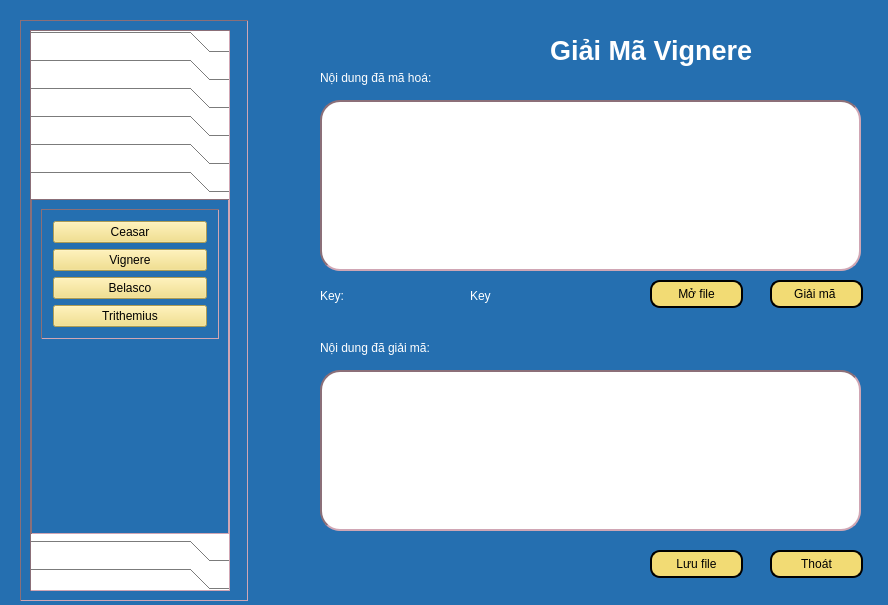
<?xml version="1.0" encoding="UTF-8"?>
<ui version="4.0">
 <class>Dialog</class>
 <widget class="QDialog" name="Dialog">
  <property name="geometry">
   <rect>
    <x>0</x>
    <y>0</y>
    <width>888</width>
    <height>605</height>
   </rect>
  </property>
  <property name="windowTitle">
   <string>Dialog</string>
  </property>
  <property name="styleSheet">
   <string notr="true">background-color:rgb(37, 111, 176);
color:white;</string>
  </property>
  <widget class="QPushButton" name="btnSaveFile">
   <property name="geometry">
    <rect>
     <x>650</x>
     <y>550</y>
     <width>93</width>
     <height>28</height>
    </rect>
   </property>
   <property name="styleSheet">
    <string notr="true">background-color: rgb(242, 219, 116);
border-radius: 10px;
border: 2px solid black;
color:black;</string>
   </property>
   <property name="text">
    <string>Lưu file</string>
   </property>
   <property name="icon">
    <iconset>
     <normaloff>../Icon/icons8-save-file-64.png</normaloff>../Icon/icons8-save-file-64.png</iconset>
   </property>
  </widget>
  <widget class="QLabel" name="label_4">
   <property name="geometry">
    <rect>
     <x>320</x>
     <y>340</y>
     <width>181</width>
     <height>16</height>
    </rect>
   </property>
   <property name="text">
    <string>Nội dung đã giải mã:</string>
   </property>
  </widget>
  <widget class="QPushButton" name="btnOpenFile">
   <property name="geometry">
    <rect>
     <x>650</x>
     <y>280</y>
     <width>93</width>
     <height>28</height>
    </rect>
   </property>
   <property name="styleSheet">
    <string notr="true">background-color: rgb(242, 219, 116);
border-radius: 10px;
border: 2px solid black;
color:black;</string>
   </property>
   <property name="text">
    <string>Mở file</string>
   </property>
   <property name="icon">
    <iconset>
     <normaloff>../Icon/icons8-open-file-40.png</normaloff>../Icon/icons8-open-file-40.png</iconset>
   </property>
  </widget>
  <widget class="QLabel" name="label_2">
   <property name="geometry">
    <rect>
     <x>320</x>
     <y>70</y>
     <width>181</width>
     <height>16</height>
    </rect>
   </property>
   <property name="text">
    <string>Nội dung đã mã hoá:</string>
   </property>
  </widget>
  <widget class="QLabel" name="label_3">
   <property name="geometry">
    <rect>
     <x>320</x>
     <y>280</y>
     <width>131</width>
     <height>31</height>
    </rect>
   </property>
   <property name="text">
    <string>Key:</string>
   </property>
  </widget>
  <widget class="QPushButton" name="btnGiaiMa">
   <property name="geometry">
    <rect>
     <x>770</x>
     <y>280</y>
     <width>93</width>
     <height>28</height>
    </rect>
   </property>
   <property name="styleSheet">
    <string notr="true">background-color: rgb(242, 219, 116);
border-radius: 10px;
border: 2px solid black;
color:black;</string>
   </property>
   <property name="text">
    <string>Giải mã </string>
   </property>
   <property name="icon">
    <iconset>
     <normaloff>../Icon/icons8-encode-32.png</normaloff>../Icon/icons8-encode-32.png</iconset>
   </property>
  </widget>
  <widget class="QLabel" name="label">
   <property name="geometry">
    <rect>
     <x>550</x>
     <y>10</y>
     <width>281</width>
     <height>81</height>
    </rect>
   </property>
   <property name="font">
    <font>
     <pointsize>20</pointsize>
     <weight>75</weight>
     <bold>true</bold>
    </font>
   </property>
   <property name="text">
    <string>Giải Mã Vignere</string>
   </property>
  </widget>
  <widget class="QTextEdit" name="txtVanBanGoc">
   <property name="geometry">
    <rect>
     <x>320</x>
     <y>370</y>
     <width>541</width>
     <height>161</height>
    </rect>
   </property>
   <property name="styleSheet">
    <string notr="true">background-color: white;
border: 2px inset #8b6f78;
border-radius:20px;
color:black;</string>
   </property>
  </widget>
  <widget class="QTextEdit" name="txtCiphertext">
   <property name="geometry">
    <rect>
     <x>320</x>
     <y>100</y>
     <width>541</width>
     <height>171</height>
    </rect>
   </property>
   <property name="styleSheet">
    <string notr="true">background-color: white;
border: 2px inset #8b6f78;
border-radius:20px;
color:black;</string>
   </property>
  </widget>
  <widget class="QLabel" name="txtKey">
   <property name="geometry">
    <rect>
     <x>470</x>
     <y>280</y>
     <width>31</width>
     <height>31</height>
    </rect>
   </property>
   <property name="styleSheet">
    <string notr="true"/>
   </property>
   <property name="text">
    <string>Key</string>
   </property>
  </widget>
  <widget class="QPushButton" name="btnClose">
   <property name="geometry">
    <rect>
     <x>770</x>
     <y>550</y>
     <width>93</width>
     <height>28</height>
    </rect>
   </property>
   <property name="styleSheet">
    <string notr="true">background-color: rgb(242, 219, 116);
border-radius: 10px;
border: 2px solid black;
color:black;</string>
   </property>
   <property name="text">
    <string>Thoát</string>
   </property>
   <property name="icon">
    <iconset>
     <normaloff>../Icon/icons8-exit-50.png</normaloff>../Icon/icons8-exit-50.png</iconset>
   </property>
  </widget>
  <widget class="QFrame" name="frame">
   <property name="geometry">
    <rect>
     <x>20</x>
     <y>20</y>
     <width>228</width>
     <height>581</height>
    </rect>
   </property>
   <property name="styleSheet">
    <string notr="true">QFrame {
  border-width: 1px;
  border: 1px inset #8b6f78;
}</string>
   </property>
   <property name="frameShape">
    <enum>QFrame::StyledPanel</enum>
   </property>
   <property name="frameShadow">
    <enum>QFrame::Raised</enum>
   </property>
   <layout class="QVBoxLayout" name="verticalLayout_8">
    <item>
     <widget class="QToolBox" name="toolBox">
      <property name="enabled">
       <bool>true</bool>
      </property>
      <property name="sizePolicy">
       <sizepolicy hsizetype="Preferred" vsizetype="Preferred">
        <horstretch>0</horstretch>
        <verstretch>0</verstretch>
       </sizepolicy>
      </property>
      <property name="maximumSize">
       <size>
        <width>200</width>
        <height>16777215</height>
       </size>
      </property>
      <property name="layoutDirection">
       <enum>Qt::LeftToRight</enum>
      </property>
      <property name="styleSheet">
       <string notr="true">QPushButton {
  background-color: #FFC4D0;
}
QToolBox {
 background-color: #FFFFFF;;
  color: #EEEEEE;
}</string>
      </property>
      <property name="currentIndex">
       <number>5</number>
      </property>
      <widget class="QWidget" name="page">
       <property name="geometry">
        <rect>
         <x>0</x>
         <y>0</y>
         <width>196</width>
         <height>387</height>
        </rect>
       </property>
       <attribute name="label">
        <string>Mã hóa chuyển vị</string>
       </attribute>
       <layout class="QVBoxLayout" name="verticalLayout_3">
        <item alignment="Qt::AlignTop">
         <widget class="QFrame" name="frame_6">
          <property name="frameShape">
           <enum>QFrame::StyledPanel</enum>
          </property>
          <property name="frameShadow">
           <enum>QFrame::Raised</enum>
          </property>
          <layout class="QVBoxLayout" name="verticalLayout_5">
           <property name="leftMargin">
            <number>11</number>
           </property>
           <property name="topMargin">
            <number>11</number>
           </property>
           <property name="rightMargin">
            <number>11</number>
           </property>
           <property name="bottomMargin">
            <number>11</number>
           </property>
           <item>
            <widget class="QPushButton" name="actionHai_dong_MaHoa">
             <property name="styleSheet">
              <string notr="true">background-color: rgb(242, 219, 116);
color:black;</string>
             </property>
             <property name="text">
              <string>Chuyển vị hai dòng</string>
             </property>
            </widget>
           </item>
           <item>
            <widget class="QPushButton" name="actionNhieu_dong_MaHoa">
             <property name="styleSheet">
              <string notr="true">background-color: rgb(242, 219, 116);
color:black;</string>
             </property>
             <property name="text">
              <string>Chuyển vị nhiều dòng</string>
             </property>
            </widget>
           </item>
          </layout>
         </widget>
        </item>
       </layout>
      </widget>
      <widget class="QWidget" name="page_2">
       <property name="geometry">
        <rect>
         <x>0</x>
         <y>0</y>
         <width>196</width>
         <height>387</height>
        </rect>
       </property>
       <attribute name="label">
        <string>Mã hóa thay thế</string>
       </attribute>
       <layout class="QVBoxLayout" name="verticalLayout_4">
        <item alignment="Qt::AlignTop">
         <widget class="QFrame" name="frame_10">
          <property name="frameShape">
           <enum>QFrame::StyledPanel</enum>
          </property>
          <property name="frameShadow">
           <enum>QFrame::Raised</enum>
          </property>
          <layout class="QVBoxLayout" name="verticalLayout_6">
           <item>
            <widget class="QPushButton" name="actionCeasar_MaHoa">
             <property name="styleSheet">
              <string notr="true">background-color: rgb(242, 219, 116);
color:black;</string>
             </property>
             <property name="text">
              <string>Ceasar</string>
             </property>
            </widget>
           </item>
           <item>
            <widget class="QPushButton" name="actionVignere_MaHoa">
             <property name="styleSheet">
              <string notr="true">background-color: rgb(242, 219, 116);
color:black;</string>
             </property>
             <property name="text">
              <string>Vignere</string>
             </property>
            </widget>
           </item>
           <item>
            <widget class="QPushButton" name="actionBelasco_MaHoa">
             <property name="styleSheet">
              <string notr="true">background-color: rgb(242, 219, 116);
color:black;</string>
             </property>
             <property name="text">
              <string>Belasco</string>
             </property>
            </widget>
           </item>
           <item>
            <widget class="QPushButton" name="actionTrithemius_MaHoa">
             <property name="styleSheet">
              <string notr="true">background-color: rgb(242, 219, 116);
color:black;</string>
             </property>
             <property name="text">
              <string>Trithemius</string>
             </property>
            </widget>
           </item>
          </layout>
         </widget>
        </item>
       </layout>
      </widget>
      <widget class="QWidget" name="page_3">
       <property name="geometry">
        <rect>
         <x>0</x>
         <y>0</y>
         <width>196</width>
         <height>387</height>
        </rect>
       </property>
       <attribute name="label">
        <string>Mã hóa XOR</string>
       </attribute>
       <layout class="QVBoxLayout" name="verticalLayout_7">
        <item alignment="Qt::AlignTop">
         <widget class="QFrame" name="frame_11">
          <property name="frameShape">
           <enum>QFrame::StyledPanel</enum>
          </property>
          <property name="frameShadow">
           <enum>QFrame::Raised</enum>
          </property>
          <layout class="QVBoxLayout" name="verticalLayout_9">
           <item>
            <widget class="QPushButton" name="actionXORCeasar_MaHoa">
             <property name="styleSheet">
              <string notr="true">background-color: rgb(242, 219, 116);
color:black;</string>
             </property>
             <property name="text">
              <string>Ceasar</string>
             </property>
            </widget>
           </item>
           <item>
            <widget class="QPushButton" name="actionXORVignere_MaHoa">
             <property name="styleSheet">
              <string notr="true">background-color: rgb(242, 219, 116);
color:black;</string>
             </property>
             <property name="text">
              <string>Vignere</string>
             </property>
            </widget>
           </item>
           <item>
            <widget class="QPushButton" name="actionXORBelasco_MaHoa">
             <property name="styleSheet">
              <string notr="true">background-color: rgb(242, 219, 116);
color:black;</string>
             </property>
             <property name="text">
              <string>Belasco</string>
             </property>
            </widget>
           </item>
           <item>
            <widget class="QPushButton" name="actionXORTrithemius_MaHoa">
             <property name="styleSheet">
              <string notr="true">background-color: rgb(242, 219, 116);
color:black;</string>
             </property>
             <property name="text">
              <string>Trithemius</string>
             </property>
            </widget>
           </item>
          </layout>
         </widget>
        </item>
       </layout>
      </widget>
      <widget class="QWidget" name="page_4">
       <property name="geometry">
        <rect>
         <x>0</x>
         <y>0</y>
         <width>196</width>
         <height>387</height>
        </rect>
       </property>
       <attribute name="label">
        <string>Mã hóa hiện đại</string>
       </attribute>
       <layout class="QVBoxLayout" name="verticalLayout_11">
        <item alignment="Qt::AlignTop">
         <widget class="QFrame" name="frame_12">
          <property name="frameShape">
           <enum>QFrame::StyledPanel</enum>
          </property>
          <property name="frameShadow">
           <enum>QFrame::Raised</enum>
          </property>
          <layout class="QVBoxLayout" name="verticalLayout_10">
           <item>
            <widget class="QPushButton" name="actionDES_MaHoa">
             <property name="styleSheet">
              <string notr="true">background-color: rgb(242, 219, 116);
color:black;</string>
             </property>
             <property name="text">
              <string>SDES</string>
             </property>
            </widget>
           </item>
           <item>
            <widget class="QPushButton" name="actionAES_MaHoa">
             <property name="styleSheet">
              <string notr="true">background-color: rgb(242, 219, 116);
color:black;</string>
             </property>
             <property name="text">
              <string>AES</string>
             </property>
            </widget>
           </item>
           <item>
            <widget class="QPushButton" name="actionRSA_MaHoa">
             <property name="styleSheet">
              <string notr="true">background-color: rgb(242, 219, 116);
color:black;</string>
             </property>
             <property name="text">
              <string>RSA</string>
             </property>
            </widget>
           </item>
          </layout>
         </widget>
        </item>
       </layout>
      </widget>
      <widget class="QWidget" name="page_5">
       <property name="geometry">
        <rect>
         <x>0</x>
         <y>0</y>
         <width>196</width>
         <height>387</height>
        </rect>
       </property>
       <attribute name="label">
        <string>Giải mã chuyển vị</string>
       </attribute>
       <layout class="QVBoxLayout" name="verticalLayout_18">
        <item alignment="Qt::AlignTop">
         <widget class="QFrame" name="frame_13">
          <property name="frameShape">
           <enum>QFrame::StyledPanel</enum>
          </property>
          <property name="frameShadow">
           <enum>QFrame::Raised</enum>
          </property>
          <layout class="QVBoxLayout" name="verticalLayout_19">
           <property name="leftMargin">
            <number>11</number>
           </property>
           <property name="topMargin">
            <number>11</number>
           </property>
           <property name="rightMargin">
            <number>11</number>
           </property>
           <property name="bottomMargin">
            <number>11</number>
           </property>
           <item>
            <widget class="QPushButton" name="actionHai_dong_GiaiMa">
             <property name="styleSheet">
              <string notr="true">background-color: rgb(242, 219, 116);
color:black;</string>
             </property>
             <property name="text">
              <string>Chuyển vị 2 dòng</string>
             </property>
            </widget>
           </item>
           <item>
            <widget class="QPushButton" name="actionNhieu_dong_GiaiMa">
             <property name="styleSheet">
              <string notr="true">background-color: rgb(242, 219, 116);
color:black;</string>
             </property>
             <property name="text">
              <string>Chuyển vị nhiều dòng</string>
             </property>
            </widget>
           </item>
          </layout>
         </widget>
        </item>
       </layout>
      </widget>
      <widget class="QWidget" name="page_6">
       <property name="geometry">
        <rect>
         <x>0</x>
         <y>0</y>
         <width>196</width>
         <height>387</height>
        </rect>
       </property>
       <attribute name="label">
        <string>Giải mã thay thế</string>
       </attribute>
       <layout class="QVBoxLayout" name="verticalLayout_20">
        <item alignment="Qt::AlignTop">
         <widget class="QFrame" name="frame_18">
          <property name="frameShape">
           <enum>QFrame::StyledPanel</enum>
          </property>
          <property name="frameShadow">
           <enum>QFrame::Raised</enum>
          </property>
          <layout class="QVBoxLayout" name="verticalLayout_21">
           <property name="leftMargin">
            <number>11</number>
           </property>
           <property name="topMargin">
            <number>11</number>
           </property>
           <property name="rightMargin">
            <number>11</number>
           </property>
           <property name="bottomMargin">
            <number>11</number>
           </property>
           <item>
            <widget class="QPushButton" name="actionCeasar_GiaiMa">
             <property name="styleSheet">
              <string notr="true">background-color: rgb(242, 219, 116);
color:black;</string>
             </property>
             <property name="text">
              <string>Ceasar</string>
             </property>
            </widget>
           </item>
           <item>
            <widget class="QPushButton" name="actionVignere_GiaiMa">
             <property name="styleSheet">
              <string notr="true">background-color: rgb(242, 219, 116);
color:black;</string>
             </property>
             <property name="text">
              <string>Vignere</string>
             </property>
            </widget>
           </item>
           <item>
            <widget class="QPushButton" name="actionBelasco_GiaiMa">
             <property name="styleSheet">
              <string notr="true">background-color: rgb(242, 219, 116);
color:black;</string>
             </property>
             <property name="text">
              <string>Belasco</string>
             </property>
            </widget>
           </item>
           <item>
            <widget class="QPushButton" name="actionTrithemius_GiaiMa">
             <property name="styleSheet">
              <string notr="true">background-color: rgb(242, 219, 116);
color:black;</string>
             </property>
             <property name="text">
              <string>Trithemius</string>
             </property>
            </widget>
           </item>
          </layout>
         </widget>
        </item>
       </layout>
      </widget>
      <widget class="QWidget" name="page_7">
       <property name="geometry">
        <rect>
         <x>0</x>
         <y>0</y>
         <width>196</width>
         <height>387</height>
        </rect>
       </property>
       <attribute name="label">
        <string>Giải mã XOR</string>
       </attribute>
       <layout class="QVBoxLayout" name="verticalLayout_22">
        <item alignment="Qt::AlignTop">
         <widget class="QFrame" name="frame_19">
          <property name="frameShape">
           <enum>QFrame::StyledPanel</enum>
          </property>
          <property name="frameShadow">
           <enum>QFrame::Raised</enum>
          </property>
          <layout class="QVBoxLayout" name="verticalLayout_23">
           <property name="leftMargin">
            <number>11</number>
           </property>
           <property name="topMargin">
            <number>11</number>
           </property>
           <property name="rightMargin">
            <number>11</number>
           </property>
           <property name="bottomMargin">
            <number>11</number>
           </property>
           <item>
            <widget class="QPushButton" name="actionXORCeasar_GiaiMa">
             <property name="styleSheet">
              <string notr="true">background-color: rgb(242, 219, 116);
color:black;</string>
             </property>
             <property name="text">
              <string>Ceasar</string>
             </property>
            </widget>
           </item>
           <item>
            <widget class="QPushButton" name="actionXORVignere_GiaiMa">
             <property name="styleSheet">
              <string notr="true">background-color: rgb(242, 219, 116);
color:black;</string>
             </property>
             <property name="text">
              <string>Vignere</string>
             </property>
            </widget>
           </item>
           <item>
            <widget class="QPushButton" name="actionXORBelasco_GiaiMa">
             <property name="styleSheet">
              <string notr="true">background-color: rgb(242, 219, 116);
color:black;</string>
             </property>
             <property name="text">
              <string>Belasco</string>
             </property>
            </widget>
           </item>
           <item>
            <widget class="QPushButton" name="actionXORTrithemius_GiaiMa">
             <property name="styleSheet">
              <string notr="true">background-color: rgb(242, 219, 116);
color:black;</string>
             </property>
             <property name="text">
              <string>Trithemius</string>
             </property>
            </widget>
           </item>
          </layout>
         </widget>
        </item>
       </layout>
      </widget>
      <widget class="QWidget" name="page_8">
       <property name="geometry">
        <rect>
         <x>0</x>
         <y>0</y>
         <width>196</width>
         <height>387</height>
        </rect>
       </property>
       <attribute name="label">
        <string>Giải mã hiện đại</string>
       </attribute>
       <layout class="QVBoxLayout" name="verticalLayout_24">
        <item alignment="Qt::AlignTop">
         <widget class="QFrame" name="frame_20">
          <property name="frameShape">
           <enum>QFrame::StyledPanel</enum>
          </property>
          <property name="frameShadow">
           <enum>QFrame::Raised</enum>
          </property>
          <layout class="QVBoxLayout" name="verticalLayout_25">
           <item>
            <widget class="QPushButton" name="actionDES_GiaiMa">
             <property name="styleSheet">
              <string notr="true">background-color: rgb(242, 219, 116);
color:black;</string>
             </property>
             <property name="text">
              <string>SDES</string>
             </property>
            </widget>
           </item>
           <item>
            <widget class="QPushButton" name="actionAES_GiaiMa">
             <property name="styleSheet">
              <string notr="true">background-color: rgb(242, 219, 116);
color:black;</string>
             </property>
             <property name="text">
              <string>AES</string>
             </property>
            </widget>
           </item>
           <item>
            <widget class="QPushButton" name="actionRSA_GiaiMa">
             <property name="styleSheet">
              <string notr="true">background-color: rgb(242, 219, 116);
color:black;</string>
             </property>
             <property name="text">
              <string>RSA</string>
             </property>
            </widget>
           </item>
          </layout>
         </widget>
        </item>
       </layout>
      </widget>
     </widget>
    </item>
   </layout>
  </widget>
 </widget>
 <resources/>
 <connections/>
</ui>
